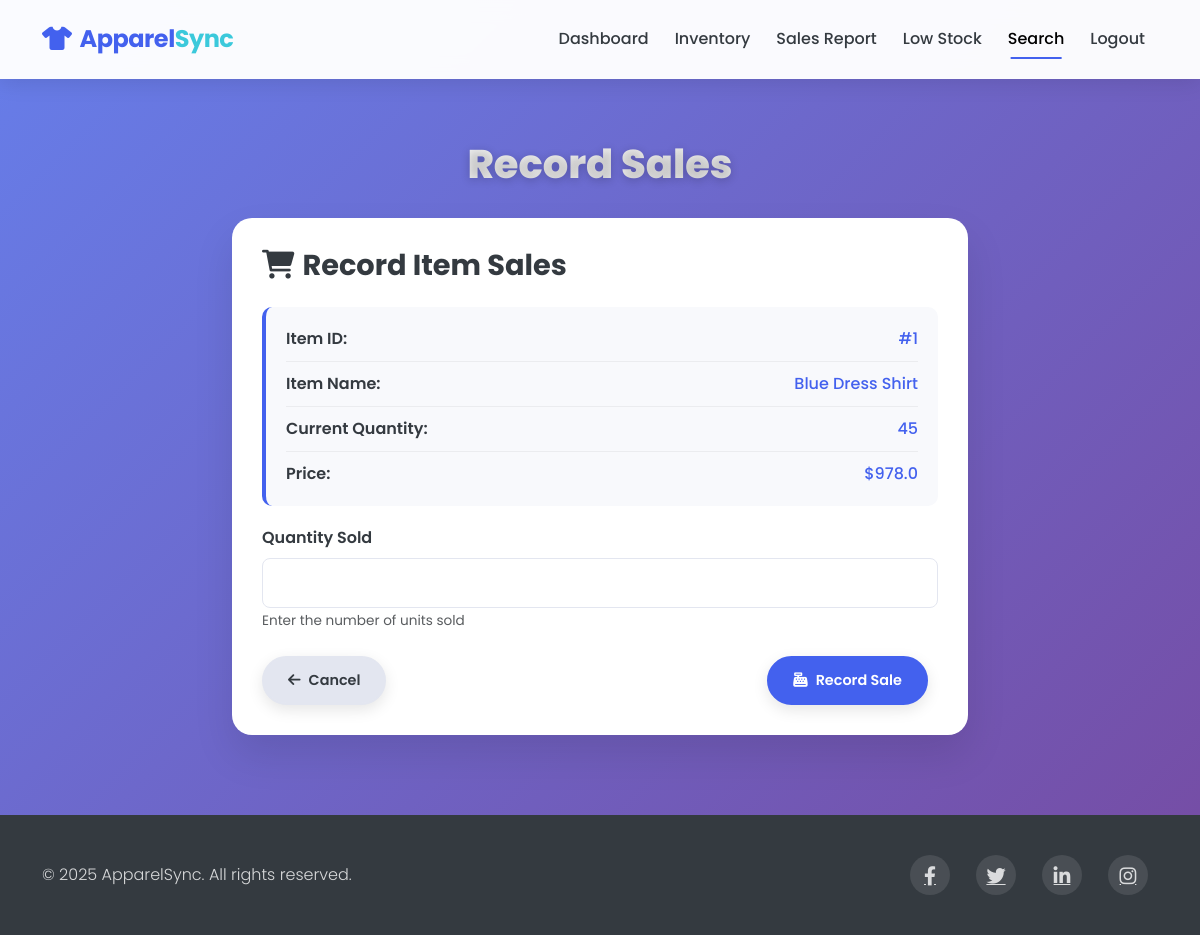
The page /dashboard/add_sales?id=1 (signed in) on the database its author committed.
### models.py (models this page shows)
class InventoryItem(db.Model):
    id = db.Column(db.Integer, primary_key=True)
    item_name = db.Column(db.String(100), nullable=False)
    quantity = db.Column(db.Integer, nullable=False)
    price = db.Column(db.Float, nullable=False)
    discount = db.Column(db.Float, default=0.0)
    created_at = db.Column(db.DateTime, nullable=False, default=datetime.utcnow)
    last_updated = db.Column(db.DateTime, nullable=False, default=datetime.utcnow, onupdate=datetime.utcnow)
    user_id = db.Column(db.Integer, db.ForeignKey('user.id'), nullable=False)
    sales = db.relationship('Sale', backref='item', lazy=True)
    low_stock_alerts = db.relationship('LowStock', backref='item', lazy=True)

### routes.py (the view, shortened to what this page needs)
@app.route('/dashboard/add_sales', methods=['GET', 'POST'])
@login_required
def add_sales():
    item_id = request.args.get('id')
    selected_item = None
    if item_id:
        selected_item = InventoryItem.query.get(int(item_id))
    inventory = InventoryItem.query.all()
    return render_template('add_sales.html', inventory=inventory, selected_item=selected_item)

### app.py (called while the page is built)
@login_manager.user_loader
def load_user(user_id):
    return User.query.get(int(user_id))

### templates/add_sales.html (shortened to what this page needs)
<!DOCTYPE html>
<html lang="en">
<head>
    <link href="https://cdn.jsdelivr.net/npm/bootstrap@5.3.0-alpha1/dist/css/bootstrap.min.css" rel="stylesheet">
    <link rel="stylesheet" href="https://cdnjs.cloudflare.com/ajax/libs/font-awesome/6.0.0/css/all.min.css">
</head>
<body>
    <nav class="navbar navbar-expand-lg navbar-light py-3 fixed-top">
        <div class="container">
            <a class="navbar-brand" href="/"><i class="fas fa-tshirt me-2"></i>Apparel<span>Sync</span></a>
            <div class="collapse navbar-collapse" id="navbarNav">
                <ul class="navbar-nav ms-auto">
                    <li class="nav-item">
                        <a class="nav-link" href="/dashboard">Dashboard</a>
                    </li>
                    <li class="nav-item">
                        <a class="nav-link" href="/dashboard/view_inventory">Inventory</a>
                    </li>
                    <li class="nav-item">
                        <a class="nav-link" href="/dashboard/sales_report">Sales Report</a>
                    </li>
                    <li class="nav-item">
                        <a class="nav-link" href="/dashboard/low_stock">Low Stock</a>
                    </li>
                    <li class="nav-item">
                        <a class="nav-link active" href="/dashboard/search">Search</a>
                    </li>
                    <li class="nav-item">
                        <a class="nav-link" href="/logout">Logout</a>
                    </li>
                </ul>
            </div>
        </div>
    </nav>
    <section class="content-section">
        <div class="container">
            <h1 class="page-title">Record Sales</h1>
            <div class="row justify-content-center">
                <div class="col-lg-8">
                    <div class="form-card">
                        <h3 class="mb-4"><i class="fas fa-shopping-cart me-2"></i>Record Item Sales</h3>
                        <form action="/dashboard/add_sales" method="POST">
                            {% if selected_item %}
                                <div class="item-details">
                                    <div class="item-detail-row">
                                        <span class="item-detail-label">Item ID:</span>
                                        <span class="item-detail-value">#{{ selected_item.id }}</span>
                                    </div>
                                    <div class="item-detail-row">
                                        <span class="item-detail-label">Item Name:</span>
                                        <span class="item-detail-value">{{ selected_item.item_name }}</span>
                                    </div>
                                    <div class="item-detail-row">
                                        <span class="item-detail-label">Current Quantity:</span>
                                        <span class="item-detail-value">{{ selected_item.quantity }}</span>
                                    </div>
                                    <div class="item-detail-row">
                                        <span class="item-detail-label">Price:</span>
                                        <span class="item-detail-value">${{ selected_item.price }}</span>
                                    </div>
                                </div>
                            {% else %}
                                <div class="form-group">
                                    <label for="item_id" class="form-label">Item ID</label>
                                    <input type="number" class="form-control" id="item_id" name="item_id" required>
                                    <small class="text-muted">Enter the ID of the item being sold</small>
                                </div>
                            {% endif %}
                            <div class="form-group">
                                <label for="sold_quantity" class="form-label">Quantity Sold</label>
                                <input type="number" class="form-control" id="sold_quantity" name="sold_quantity" min="1" required>
                                <small class="text-muted">Enter the number of units sold</small>
                            </div>
                            <div class="d-flex justify-content-between mt-4">
                                <a href="/dashboard/view_inventory" class="btn btn-cancel btn-action">
                                    <i class="fas fa-arrow-left me-2"></i>Cancel
                                </a>
                                <button type="submit" class="btn btn-submit btn-action">
                                    <i class="fas fa-cash-register me-2"></i>Record Sale
                                </button>
                            </div>
                        </form>
                    </div>
                </div>
            </div>
        </div>
    </section>
    <footer>
        <div class="container">
            <div class="row align-items-center">
                <div class="col-md-6">
                    <p class="copyright mb-0">&copy; 2025 ApparelSync. All rights reserved.</p>
                </div>
                <div class="col-md-6">
                    <div class="social-icons">
                        <a href="#" class="me-3"><i class="fab fa-facebook-f"></i></a>
                        <a href="#" class="me-3"><i class="fab fa-twitter"></i></a>
                        <a href="#" class="me-3"><i class="fab fa-linkedin-in"></i></a>
                        <a href="#"><i class="fab fa-instagram"></i></a>
                    </div>
                </div>
            </div>
        </div>
    </footer>
</body>
</html>

### templates/add_sales.html (style rules this page uses)
:root { --primary-color: #4361ee; --secondary-color: #f8f9fc; --accent-color: #3bc9db; --dark-color: #343a40; --light-color: #f8f9fc; --gradient-start: #667eea; --gradient-end: #764ba2; }
body { background: linear-gradient(135deg, var(--gradient-start) 0%, var(--gradient-end) 100%); min-height: 100vh; font-family: 'Poppins', sans-serif; }
.navbar { background-color: rgba(255, 255, 255, 0.97); backdrop-filter: blur(10px); box-shadow: 0 4px 20px rgba(0, 0, 0, 0.1); padding: 15px 0; border-bottom: 1px solid rgba(255, 255, 255, 0.1); }
.navbar-brand { font-weight: 700; color: var(--primary-color); font-size: 1.5rem; letter-spacing: -0.5px; }
.navbar-brand span { color: var(--accent-color); }
.nav-link { font-weight: 500; color: var(--dark-color); position: relative; padding: 8px 15px; margin: 0 5px; transition: all 0.3s ease; }
.nav-link::after { content: ''; position: absolute; width: 0; height: 2px; background: var(--primary-color); bottom: 0; left: 50%; transform: translateX(-50%); transition: width 0.3s ease; }
.nav-link.active::after { width: 70%; }
.content-section { padding: 140px 0 80px; }
.page-title { color: white; font-weight: 800; text-shadow: 0 2px 10px rgba(0, 0, 0, 0.2); margin-bottom: 30px; text-align: center; font-size: 2.5rem; background: linear-gradient(to right, #ffffff, #e0e0e0); -webkit-background-clip: text; background-clip: text; color: transparent; }
.form-card { background-color: white; border-radius: 20px; padding: 30px; box-shadow: 0 20px 40px rgba(0, 0, 0, 0.1); border: none; }
.form-card h3 { font-weight: 700; color: var(--dark-color); margin-bottom: 20px; font-size: 1.8rem; }
.form-group { margin-bottom: 20px; }
.form-label { font-weight: 600; color: var(--dark-color); margin-bottom: 8px; }
.form-control { padding: 12px; border-radius: 8px; border: 1px solid #e3e6f0; font-family: 'Poppins', sans-serif; transition: all 0.3s ease; }
.text-muted { font-size: 0.85rem; margin-top: 5px; }
.btn-action { padding: 12px 24px; border-radius: 30px; font-size: 0.9rem; font-weight: 600; margin-right: 10px; transition: all 0.3s ease; box-shadow: 0 5px 15px rgba(0, 0, 0, 0.1); position: relative; overflow: hidden; }
.btn-action::before { content: ''; position: absolute; top: 0; left: -100%; width: 100%; height: 100%; background: rgba(255, 255, 255, 0.2); transition: all 0.4s ease; }
.btn-submit { background-color: var(--primary-color); color: white; border: 2px solid var(--primary-color); }
.btn-cancel { background-color: #e3e6f0; color: var(--dark-color); border: 2px solid #e3e6f0; }
footer { background-color: #343a40; color: white; padding: 40px 0; }
footer a { color: rgba(255, 255, 255, 0.8); transition: color 0.3s ease; margin: 0 10px; font-size: 1.2rem; }
.copyright { opacity: 0.8; font-weight: 300; }
.social-icons { display: flex; justify-content: flex-end; }
.social-icons a { display: flex; align-items: center; justify-content: center; width: 40px; height: 40px; border-radius: 50%; background: rgba(255, 255, 255, 0.1); transition: all 0.3s ease; }
.item-details { background-color: var(--secondary-color); padding: 20px; border-radius: 10px; margin-bottom: 20px; border-left: 4px solid var(--primary-color); }
.item-detail-row { display: flex; justify-content: space-between; margin-bottom: 10px; padding-bottom: 10px; border-bottom: 1px solid rgba(0, 0, 0, 0.05); }
.item-detail-row:last-child { border-bottom: none; margin-bottom: 0; padding-bottom: 0; }
.item-detail-label { font-weight: 600; color: var(--dark-color); }
.item-detail-value { font-weight: 500; color: var(--primary-color); }

### rows shown on the page
InventoryItem: id "1", item_name "Blue Dress Shirt", quantity "45", price "978.0"
